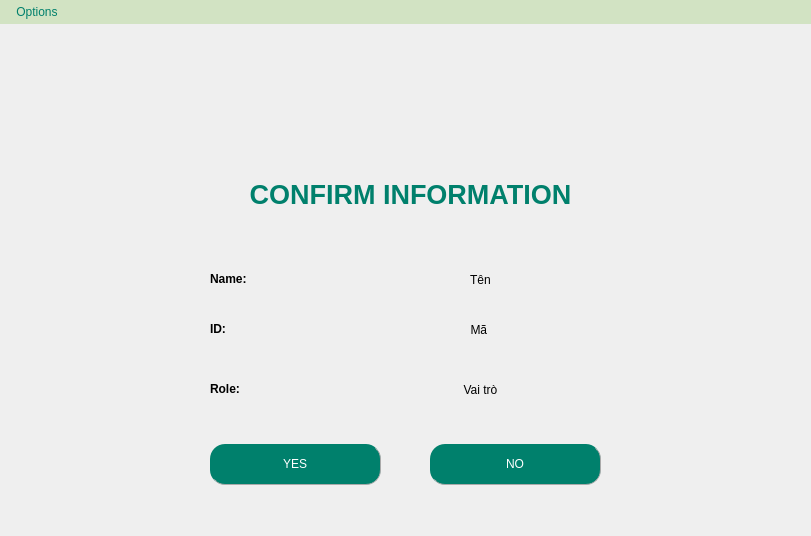
<?xml version="1.0" encoding="UTF-8"?>
<ui version="4.0">
 <class>MainWindow</class>
 <widget class="QMainWindow" name="MainWindow">
  <property name="geometry">
   <rect>
    <x>0</x>
    <y>0</y>
    <width>811</width>
    <height>536</height>
   </rect>
  </property>
  <property name="windowTitle">
   <string>Confirm Window</string>
  </property>
  <property name="styleSheet">
   <string notr="true">QMenuBar {
    background-color: #d2e3c3;  /* Màu nền */
    color: #00806c;  /* Màu chữ */
}

QMenuBar::item {
    background-color: transparent;
    padding: 5px 10px;
}

QMenuBar::item:selected { 
    background-color: #86ad6f;  /* Màu khi hover */
}</string>
  </property>
  <widget class="QWidget" name="centralwidget">
   <widget class="QLabel" name="label">
    <property name="geometry">
     <rect>
      <x>0</x>
      <y>0</y>
      <width>811</width>
      <height>511</height>
     </rect>
    </property>
    <property name="mouseTracking">
     <bool>true</bool>
    </property>
    <property name="text">
     <string/>
    </property>
    <property name="pixmap">
     <pixmap>../../../../Downloads/nentrunggian.png</pixmap>
    </property>
    <property name="scaledContents">
     <bool>true</bool>
    </property>
   </widget>
   <widget class="QLabel" name="label_2">
    <property name="geometry">
     <rect>
      <x>210</x>
      <y>240</y>
      <width>81</width>
      <height>31</height>
     </rect>
    </property>
    <property name="maximumSize">
     <size>
      <width>16777205</width>
      <height>16777215</height>
     </size>
    </property>
    <property name="styleSheet">
     <string notr="true">font:  14pt &quot;Segoe UI&quot;;</string>
    </property>
    <property name="text">
     <string>&lt;html&gt;&lt;head/&gt;&lt;body&gt;&lt;p&gt;&lt;span style=&quot; font-weight:600;&quot;&gt;Name:&lt;/span&gt;&lt;/p&gt;&lt;/body&gt;&lt;/html&gt;</string>
    </property>
    <property name="alignment">
     <set>Qt::AlignJustify|Qt::AlignVCenter</set>
    </property>
   </widget>
   <widget class="QLabel" name="label_3">
    <property name="geometry">
     <rect>
      <x>210</x>
      <y>290</y>
      <width>81</width>
      <height>31</height>
     </rect>
    </property>
    <property name="maximumSize">
     <size>
      <width>16777205</width>
      <height>16777215</height>
     </size>
    </property>
    <property name="styleSheet">
     <string notr="true">font:  14pt &quot;Segoe UI&quot;;</string>
    </property>
    <property name="text">
     <string>&lt;html&gt;&lt;head/&gt;&lt;body&gt;&lt;p&gt;&lt;span style=&quot; font-weight:600;&quot;&gt;ID:&lt;/span&gt;&lt;/p&gt;&lt;/body&gt;&lt;/html&gt;</string>
    </property>
    <property name="alignment">
     <set>Qt::AlignJustify|Qt::AlignVCenter</set>
    </property>
   </widget>
   <widget class="QLabel" name="label_4">
    <property name="geometry">
     <rect>
      <x>210</x>
      <y>350</y>
      <width>81</width>
      <height>31</height>
     </rect>
    </property>
    <property name="maximumSize">
     <size>
      <width>16777205</width>
      <height>16777215</height>
     </size>
    </property>
    <property name="styleSheet">
     <string notr="true">font:  14pt &quot;Segoe UI&quot;;</string>
    </property>
    <property name="text">
     <string>&lt;html&gt;&lt;head/&gt;&lt;body&gt;&lt;p&gt;&lt;span style=&quot; font-weight:600;&quot;&gt;Role:&lt;/span&gt;&lt;/p&gt;&lt;/body&gt;&lt;/html&gt;</string>
    </property>
    <property name="alignment">
     <set>Qt::AlignJustify|Qt::AlignVCenter</set>
    </property>
   </widget>
   <widget class="QLabel" name="labelName">
    <property name="geometry">
     <rect>
      <x>320</x>
      <y>240</y>
      <width>321</width>
      <height>31</height>
     </rect>
    </property>
    <property name="maximumSize">
     <size>
      <width>16777205</width>
      <height>16777215</height>
     </size>
    </property>
    <property name="focusPolicy">
     <enum>Qt::NoFocus</enum>
    </property>
    <property name="contextMenuPolicy">
     <enum>Qt::ActionsContextMenu</enum>
    </property>
    <property name="acceptDrops">
     <bool>false</bool>
    </property>
    <property name="layoutDirection">
     <enum>Qt::LeftToRight</enum>
    </property>
    <property name="autoFillBackground">
     <bool>false</bool>
    </property>
    <property name="styleSheet">
     <string notr="true">font:  14pt &quot;Segoe UI&quot;;</string>
    </property>
    <property name="frameShape">
     <enum>QFrame::NoFrame</enum>
    </property>
    <property name="frameShadow">
     <enum>QFrame::Plain</enum>
    </property>
    <property name="text">
     <string>Tên</string>
    </property>
    <property name="textFormat">
     <enum>Qt::AutoText</enum>
    </property>
    <property name="scaledContents">
     <bool>false</bool>
    </property>
    <property name="alignment">
     <set>Qt::AlignCenter</set>
    </property>
    <property name="wordWrap">
     <bool>false</bool>
    </property>
   </widget>
   <widget class="QLabel" name="labelID">
    <property name="geometry">
     <rect>
      <x>320</x>
      <y>290</y>
      <width>321</width>
      <height>31</height>
     </rect>
    </property>
    <property name="maximumSize">
     <size>
      <width>16777205</width>
      <height>16777215</height>
     </size>
    </property>
    <property name="styleSheet">
     <string notr="true">font:  14pt &quot;Segoe UI&quot;;</string>
    </property>
    <property name="frameShape">
     <enum>QFrame::NoFrame</enum>
    </property>
    <property name="text">
     <string>Mã </string>
    </property>
    <property name="alignment">
     <set>Qt::AlignCenter</set>
    </property>
   </widget>
   <widget class="QLabel" name="labelRole">
    <property name="geometry">
     <rect>
      <x>320</x>
      <y>350</y>
      <width>321</width>
      <height>31</height>
     </rect>
    </property>
    <property name="maximumSize">
     <size>
      <width>16777205</width>
      <height>16777215</height>
     </size>
    </property>
    <property name="mouseTracking">
     <bool>false</bool>
    </property>
    <property name="styleSheet">
     <string notr="true">font:  14pt &quot;Segoe UI&quot;;</string>
    </property>
    <property name="frameShape">
     <enum>QFrame::NoFrame</enum>
    </property>
    <property name="frameShadow">
     <enum>QFrame::Plain</enum>
    </property>
    <property name="text">
     <string>Vai trò</string>
    </property>
    <property name="alignment">
     <set>Qt::AlignCenter</set>
    </property>
   </widget>
   <widget class="QPushButton" name="pushButtonYes">
    <property name="geometry">
     <rect>
      <x>210</x>
      <y>420</y>
      <width>171</width>
      <height>41</height>
     </rect>
    </property>
    <property name="styleSheet">
     <string notr="true">QPushButton{
        border-radius: 15px;
		border-right: 1px solid #aaaaaa;
		border-bottom: 1px solid #aaaaaa;
		font:14pt &quot;Segoe UI&quot;;

}

QPushButton:enabled {
		background-color: #00806c;
		color: White;
}

QPushButton:pressed {
		background-color: #dfc456;
		color: #fffffe;
}


QPushButton:hover:!pressed {
		background-color: #86ad6f;
		color: #0c2f70;
}

QPushButton:disabled {
		background-color: #aaaaaa;
		color: #ffffff;
}
</string>
    </property>
    <property name="text">
     <string>YES</string>
    </property>
   </widget>
   <widget class="QPushButton" name="pushButtonNo">
    <property name="geometry">
     <rect>
      <x>430</x>
      <y>420</y>
      <width>171</width>
      <height>41</height>
     </rect>
    </property>
    <property name="styleSheet">
     <string notr="true">QPushButton{
        border-radius: 15px;
		border-right: 1px solid #aaaaaa;
		border-bottom: 1px solid #aaaaaa;
		font:14pt &quot;Segoe UI&quot;;

}

QPushButton:enabled {
		background-color: #00806c;
		color: White;
}

QPushButton:pressed {
		background-color: #dfc456;
		color: #fffffe;
}


QPushButton:hover:!pressed {
		background-color: #86ad6f;
		color: #0c2f70;
}

QPushButton:disabled {
		background-color: #aaaaaa;
		color: #ffffff;
}
</string>
    </property>
    <property name="text">
     <string>NO</string>
    </property>
   </widget>
   <widget class="QLabel" name="label_5">
    <property name="geometry">
     <rect>
      <x>200</x>
      <y>150</y>
      <width>421</width>
      <height>41</height>
     </rect>
    </property>
    <property name="maximumSize">
     <size>
      <width>16777205</width>
      <height>16777215</height>
     </size>
    </property>
    <property name="styleSheet">
     <string notr="true">font:  14pt &quot;Segoe UI&quot;;
color: rgb(0, 128, 108);</string>
    </property>
    <property name="text">
     <string>&lt;html&gt;&lt;head/&gt;&lt;body&gt;&lt;p align=&quot;center&quot;&gt;&lt;span style=&quot; font-size:20pt; font-weight:600;&quot;&gt;CONFIRM INFORMATION&lt;/span&gt;&lt;/p&gt;&lt;/body&gt;&lt;/html&gt;</string>
    </property>
    <property name="alignment">
     <set>Qt::AlignCenter</set>
    </property>
   </widget>
  </widget>
  <widget class="QMenuBar" name="menuBar">
   <property name="geometry">
    <rect>
     <x>0</x>
     <y>0</y>
     <width>811</width>
     <height>31</height>
    </rect>
   </property>
   <widget class="QMenu" name="menuOptions">
    <property name="title">
     <string>Options</string>
    </property>
    <addaction name="actionInstruction"/>
    <addaction name="actionHelp"/>
    <addaction name="actionFeedback"/>
   </widget>
   <addaction name="menuOptions"/>
  </widget>
  <action name="actionInstruction">
   <property name="icon">
    <iconset>
     <normaloff>../IMAGES/8207898_about_info_information_help_ui_icon.png</normaloff>../IMAGES/8207898_about_info_information_help_ui_icon.png</iconset>
   </property>
   <property name="text">
    <string>Instruction</string>
   </property>
  </action>
  <action name="actionHelp">
   <property name="icon">
    <iconset>
     <normaloff>../IMAGES/9044348_help_icon.png</normaloff>../IMAGES/9044348_help_icon.png</iconset>
   </property>
   <property name="text">
    <string>Help</string>
   </property>
  </action>
  <action name="actionFeedback">
   <property name="icon">
    <iconset>
     <normaloff>../IMAGES/5740111_bubble_chat_comment_communication_feedback_icon.png</normaloff>../IMAGES/5740111_bubble_chat_comment_communication_feedback_icon.png</iconset>
   </property>
   <property name="text">
    <string>Feedback</string>
   </property>
  </action>
 </widget>
 <resources>
  <include location="../IMAGES/ok.qrc"/>
 </resources>
 <connections/>
</ui>
